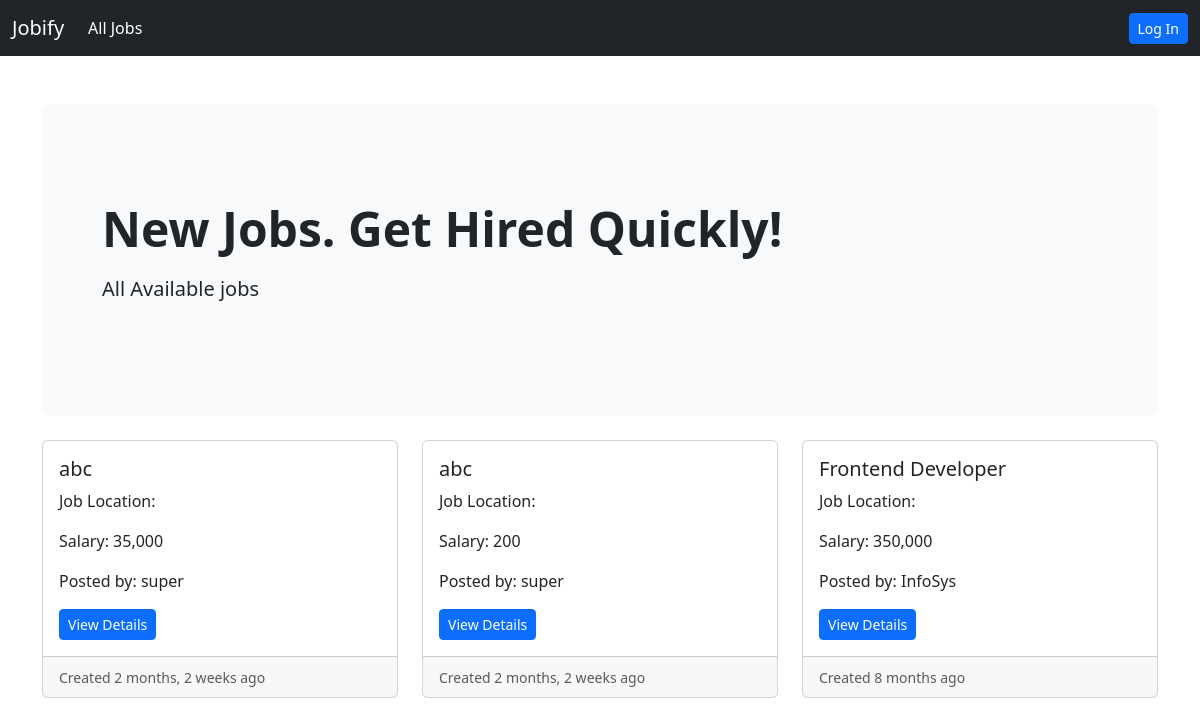
The app's page /job-listing with its own data.
### job/models.py (models this page shows, shortened)
class Job(models.Model):
    job_type_choices=(
        ('Remote','Remote'),
        ('Onsite','Onsite'),
        ('Hybrid','Hybrid'),
    )
    user=models.ForeignKey(User,on_delete=models.CASCADE)
    company=models.ForeignKey(Company,on_delete=models.CASCADE)
    title=models.CharField(max_length=100)
    city=models.CharField(max_length=100)
    salary=models.PositiveBigIntegerField(default=35000)
    requirements=models.TextField()
    ideal_candidate=models.TextField()
    is_available=models.BooleanField(default=True)
    timestamp=models.DateTimeField(auto_now_add=True)
    industry=models.ForeignKey(Industry,on_delete=models.DO_NOTHING,null=True,blank=True)
    state=models.ForeignKey(State,on_delete=models.DO_NOTHING,null=True,blank=True)
    job_type=models.CharField(max_length=20,choices=job_type_choices,null=True, blank=True)

### company/models.py (models this page shows)
class Company(models.Model):
    user=models.OneToOneField(User,on_delete=models.CASCADE)
    name=models.CharField(max_length=100,null=True,blank=True)
    est_date=models.PositiveIntegerField(null=True,blank=True)
    city=models.CharField(max_length=100,null=True,blank=True)
    state=models.CharField(max_length=100,null=True,blank=True)
    def __str__(self):
        return self.name

### website/views.py (the view)
# urls.py: path('job-listing',views.job_listing,name='job-listing'),
def job_listing(request):
    jobs=Job.objects.filter(is_available=True).order_by('-timestamp')
    context={'jobs': jobs}
    return render(request,'website/job_listing.html',context)

### templates/website/job_listing.html
{%extends 'base.html'%}
{%load humanize%}
{%block content%}
<section>
    <div class="p-5 mb-4 bg-light rounded-3">
        <div class="container-fluid py-5">
            <h2 class="display-5 fw-bold">New Jobs. Get Hired Quickly!</h2>
            <p class="col-md-8 fs-5 mt-3">
                All Available jobs
            </p>
        </div>
    </div>
</section>
<div class="row row-cols-1 row-cols-md-3 g-4">
    {%if jobs%}
    {% for job in jobs %}
    <div class="col">
        <div class="card h-100">
            <div class="card-body">
                <h5 class="card-title">{{job.title}}</h5>
                <p class="card-text">Job Location: {{job.location}}</p>
                <p class="card-text">Salary: {{job.salary|intcomma}}</p>
                <p class="card-text">Posted by: {{job.company}}</p>
                <a class="btn btn-primary btn-sm"href="{%url 'job-details' job.pk %}">View Details</a>
            </div>
            <div class="card-footer">
                <small class="text-muted">Created {{job.timestamp|naturaltime}}</small>
            </div>
        </div>
    </div>
    {%endfor%}
    {%endif%}
</div>
<br>
{%endblock content%}

### records on screen
Job: title "abc", salary "35,000", company "super", timestamp "2 months, 2 weeks ago"
Job: title "abc", salary "200", company "super", timestamp "2 months, 2 weeks ago"
Job: title "Frontend Developer", salary "350,000", company "InfoSys", timestamp "8 months ago"
